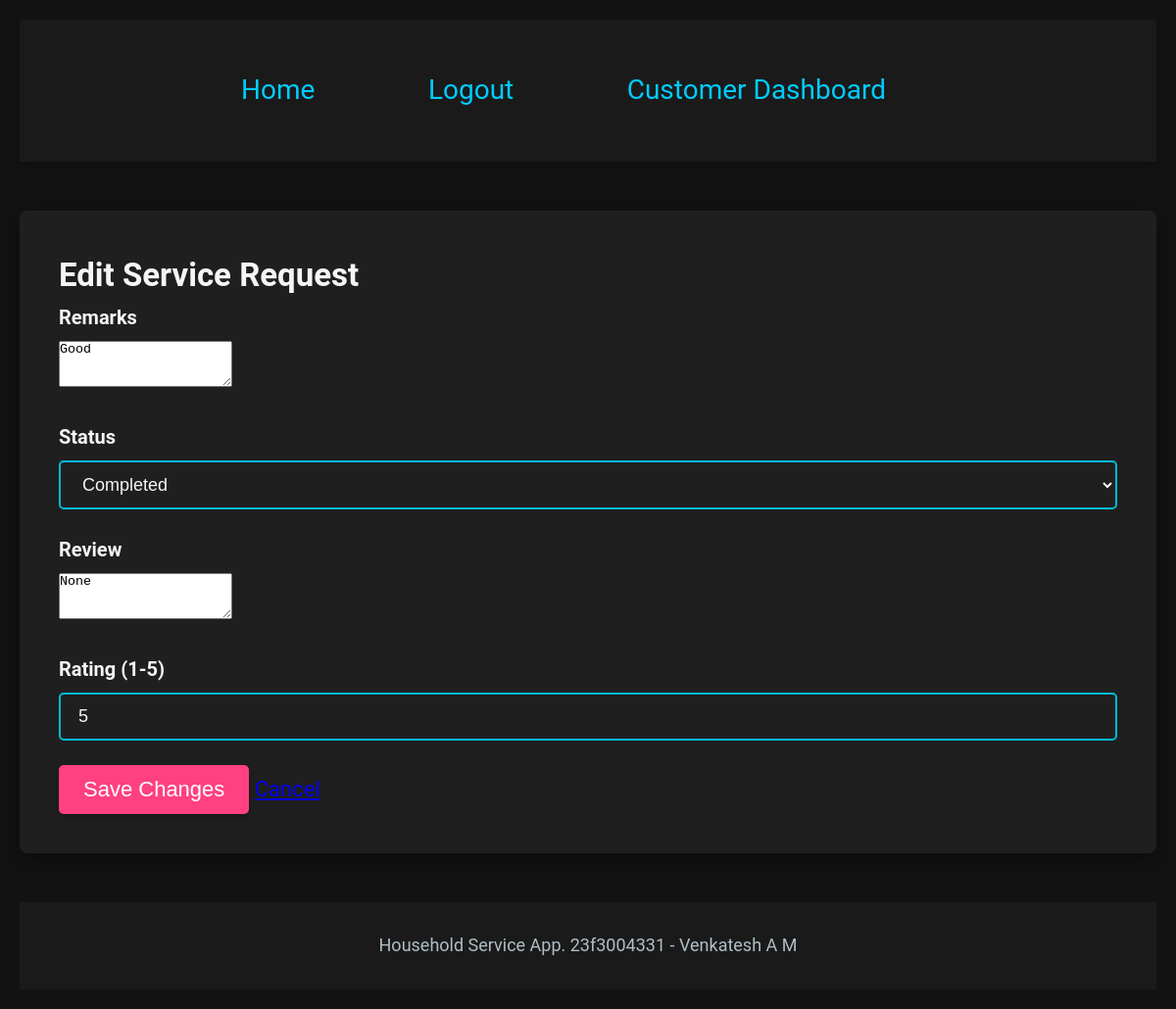
/customer/service/7/edit (signed in), run on the app's committed database.
### models.py (models this page shows, shortened)
class ServiceRequest(db.Model):
    id = db.Column(db.Integer, primary_key=True)
    status = db.Column(db.String(50), default='pending')
    location = db.Column(db.String(100), nullable=False)
    remarks = db.Column(db.String(200))
    service_id = db.Column(db.Integer, db.ForeignKey('service.id'), nullable=False)
    customer_id = db.Column(db.Integer, db.ForeignKey('user.id'), nullable=False)
    professional_id = db.Column(db.Integer, db.ForeignKey('user.id'), nullable=True)
    created_at = db.Column(db.DateTime, default=datetime.utcnow)
    review = db.Column(db.String(255), nullable=True)
    rating = db.Column(db.Integer, nullable=True)
    customer = db.relationship('User', foreign_keys=[customer_id])
    professional = db.relationship('User', foreign_keys=[professional_id])
    service = db.relationship('Service')

### app.py (the view, shortened to what this page needs)
@app.route('/customer/service/<int:service_id>/edit', methods=['GET', 'POST'])
@login_required
def edit_customer_service(service_id):
    if current_user.role != 'customer':
        flash('You are not authorized to access this page.', 'danger')
        return redirect(url_for('login'))
    service_request = ServiceRequest.query.get_or_404(service_id)
    if service_request.customer_id != current_user.id:
        flash('You are not authorized to modify this service request.', 'danger')
        return redirect(url_for('customer_dashboard'))
    return render_template('edit_customer_service.html', service_request=service_request)

### app.py (called while the page is built)
@app.before_request
def initialize_admin():
    admin_user = User.query.filter_by(username='admin').first()
    if not admin_user:
        admin_password = generate_password_hash('admin123', method='sha256')
        admin = User(username='admin', email='admin@example.com', password=admin_password, role='admin')
        db.session.add(admin)
        db.session.commit()

@login_manager.user_loader
def load_user(user_id):
    return User.query.get(int(user_id))

### templates/edit_customer_service.html (shortened to what this page needs)
{% extends 'base.html' %}
{% block content %}
    <h2>Edit Service Request</h2>
    <form method="POST">
        <div class="form-group">
            <label for="remarks">Remarks</label>
            <textarea class="form-control" id="remarks" name="remarks" rows="3">{{ service_request.remarks }}</textarea>
        </div>
        <div class="form-group">
            <label for="status">Status</label>
            <select class="form-control" id="status" name="status">
                <option value="completed" {% if service_request.status == 'completed' %}selected{% endif %}>Completed</option>
            </select>
        </div>
        {% if service_request.status == 'completed' %}
            <div class="form-group">
                <label for="review">Review</label>
                <textarea class="form-control" id="review" name="review" rows="3">{{ service_request.review }}</textarea>
            </div>
            <div class="form-group">
                <label for="rating">Rating (1-5)</label>
                <input type="number" class="form-control" id="rating" name="rating" min="1" max="5" value="{{ service_request.rating }}">
            </div>
        {% endif %}
        <button type="submit" class="btn btn-primary">Save Changes</button>
        <a href="{{ url_for('customer_dashboard') }}" class="btn btn-secondary ml-2">Cancel</a>
    </form>
{% endblock %}

### static/css/styles.css (style rules this page uses)
* { margin: 0; padding: 0; box-sizing: border-box; transition: all 0.3s ease; }
body { font-family: 'Roboto', sans-serif; background-color: #121212; color: #f5f5f5; line-height: 1.6; padding: 20px; font-size: 22px; animation: fadeIn 1s ease-out; }
button { background-color: #ff4081; color: #fff; font-size: 22px; padding: 15px 30px; border: none; border-radius: 5px; cursor: pointer; transition: all 0.3s ease, transform 0.3s ease; position: relative; box-shadow: 0 4px 10px rgba(0, 0, 0, 0.2); }
button::after { content: '👉'; position: absolute; top: 50%; right: -35px; transform: translateY(-50%); font-size: 28px; opacity: 0; transition: opacity 0.3s ease; }
.btn-primary { background-color: #ff4081; color: white; padding: 12px 25px; border-radius: 5px; border: none; text-align: center; transition: background-color 0.3s; }
select.form-control { background-color: #1f1f1f; color: #f5f5f5; border: 2px solid #00bcd4; border-radius: 5px; padding: 12px 18px; font-size: 18px; width: 100%; transition: all 0.3s ease; }
input.form-control { background-color: #1f1f1f; color: #f5f5f5; border: 2px solid #00bcd4; border-radius: 5px; padding: 12px 18px; font-size: 18px; width: 100%; transition: all 0.3s ease; }
.form-group { margin-bottom: 25px; }
label { font-size: 20px; font-weight: bold; color: #f5f5f5; display: block; margin-bottom: 8px; }
input, select { font-size: 18px; padding: 12px 18px; width: 100%; border-radius: 5px; }

### data on the page
ServiceRequest: remarks "Good", status "Completed", review "None", rating "5"
